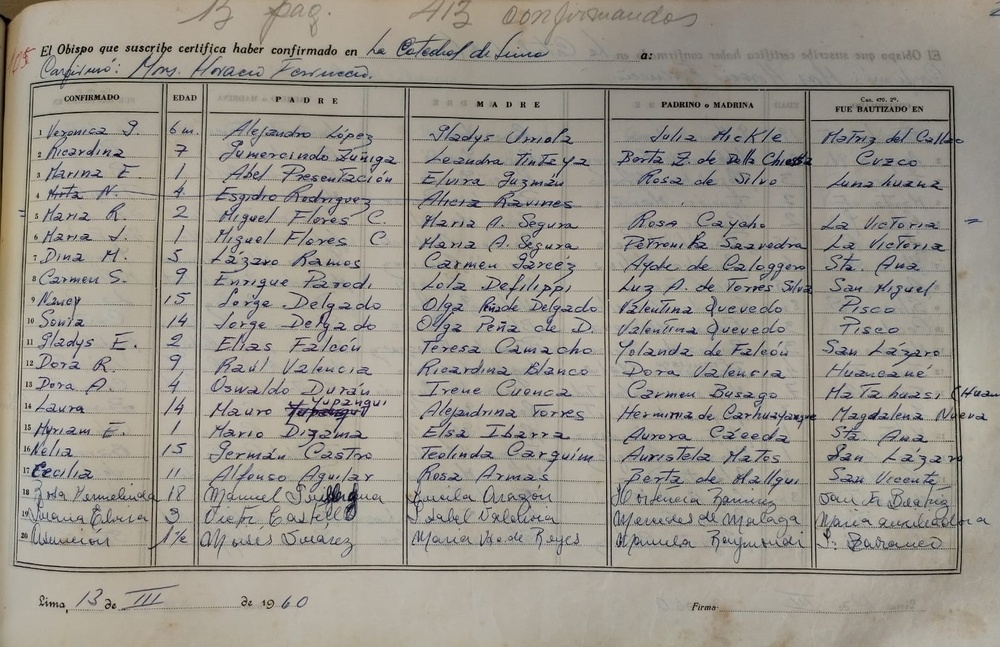
#> input picture IMG-20231124-WA0015.jpg, 1000 x 647 px, shrunk from 1599 x 1035 before the run
$ python filtradoEscalaGrisesByN.py
#> lines starting #> are read from the running program, lines starting #| are printed output that depends on the picture; after the words box and inside, x2 and y2 are one past the last pixel; in counts of white or black regions, pixels touching at a corner belong together
import pytesseract
from pytesseract import Output
import cv2

#Convierte la imagen a escala de grises.
#Aplica un umbral para convertir la imagen en blanco y negro.
#Aumenta el contraste de la imagen.
#Utiliza Tesseract en la imagen preprocesada y resalta el texto reconocido.


myconfig = r"--psm 6 --oem 3"
img = cv2.imread("IMG-20231124-WA0015.jpg")
#> img is the input picture: shape (647, 1000, 3); mean B, G, R 141, 150.4, 155.4

# Convertir la imagen a escala de grises
gray_img = cv2.cvtColor(img, cv2.COLOR_BGR2GRAY)

# Aplicar un umbral para convertir la imagen en blanco y negro
_, binary_img = cv2.threshold(gray_img, 128, 255, cv2.THRESH_BINARY)
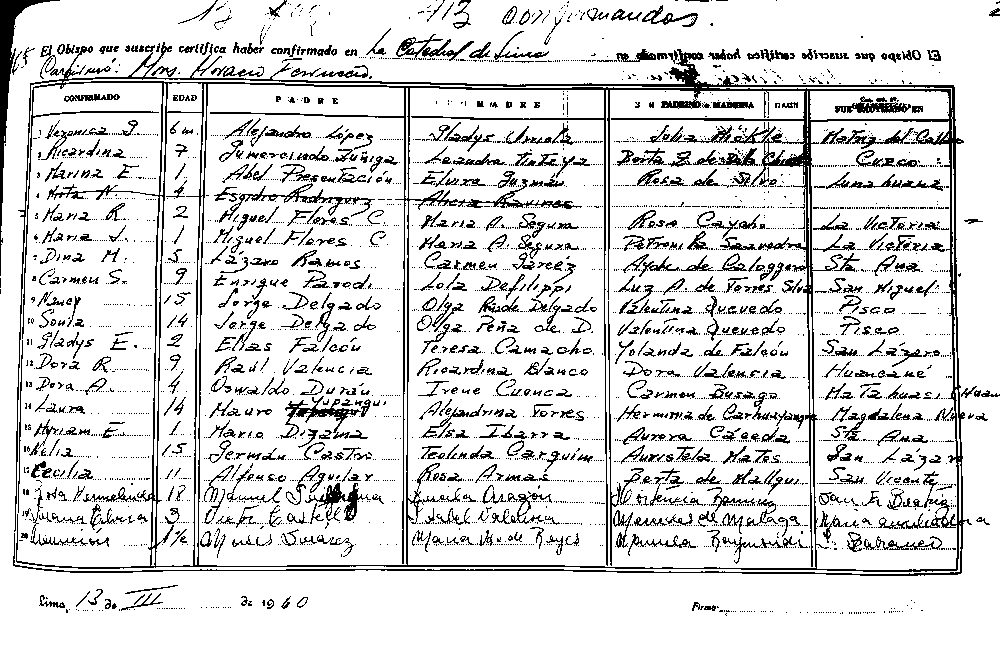
#> binary_img: shape (647, 1000); 86% white; black in thin lines or dots

# Aumentar el contraste de la imagen
alpha = 1.5  # Factor de contraste
beta = 30    # Ajuste del brillo
contrast_img = cv2.convertScaleAbs(binary_img, alpha=alpha, beta=beta)
#> contrast_img: shape (647, 1000); values 30 (black) and 255 (white), 86% white; black in thin lines or dots

height, width, _ = img.shape
#> height = 647; width = 1000

# Usar la función image_to_data en la imagen preprocesada
#> (the run stopped early here; a loop or call above may not have finished)

$ run again, with Gladys.jpg copied over IMG-20231124-WA0015.jpg
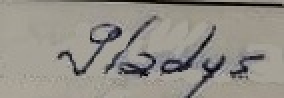
#> input picture Gladys.jpg, 142 x 49 px (shown 2 times larger)
#> img is the input picture: shape (49, 142, 3); mean B, G, R 135.6, 143.4, 147.2
#> `_, binary_img = cv2.threshold(gray_img, 128, 255, cv2.THRESH_BINARY)`:
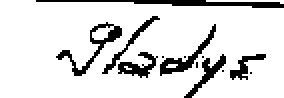
#> binary_img: shape (49, 142) (shown 2 times larger); 86.3% white; 13 black regions (6 under 20 px), largest, box (x1, y1, x2, y2) and area: (18, 0, 142, 4) 230, (28, 11, 61, 38) 170, (80, 12, 108, 38) 146

$ run again, with IMGPrueba.jpg copied over IMG-20231124-WA0015.jpg
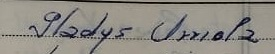
#> input picture IMGPrueba.jpg, 275 x 54 px
#> img is the input picture: shape (54, 275, 3); mean B, G, R 131.8, 138.6, 141.9
#> `_, binary_img = cv2.threshold(gray_img, 128, 255, cv2.THRESH_BINARY)`:
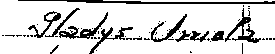
#> binary_img: shape (54, 275); 84.5% white; black in thin lines or dots
#> contrast_img: shape (54, 275); values 30 (black) and 255 (white), 84.5% white; black in thin lines or dots
